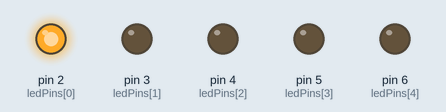
Bench run of a sketch on a simulated Arduino Uno, built with avr-gcc and run on an emulated ATmega328P. Parts: output pins drawn as LEDs (lit = HIGH).

Above: at 0.5 s.
At 1.5 s:
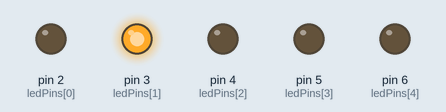
At 2.5 s:
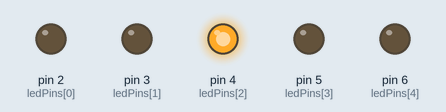
At 3.5 s:
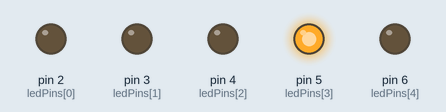
At 4.5 s:
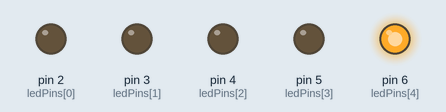
Timing chart, 0 to 6.5 s (numbered marks = the images above):
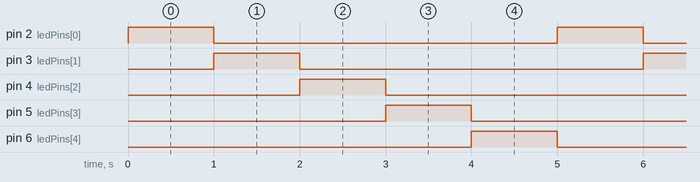

Measured:
- by itself, pin 2 (ledPins[0]), pin 3 (ledPins[1]), pin 4 (ledPins[2]), pin 5 (ledPins[3]), pin 6 (ledPins[4]): alternates HIGH for 1.0 s and LOW for 4.0 s
- by itself, everything shown: repeats every 5.0 s, in 6 steps

The sketch:

code.ino
```cpp
int ledPins[5] = {2, 3, 4, 5, 6};

void setup()
{
  pinMode(ledPins[0], OUTPUT);
  pinMode(ledPins[1], OUTPUT);
  pinMode(ledPins[2], OUTPUT);
  pinMode(ledPins[3], OUTPUT);
  pinMode(ledPins[4], OUTPUT);

}

void loop()
{
  for (int i = 0; i < 5; i++)
  {
    digitalWrite(ledPins[i], HIGH);
    delay(1000);
    digitalWrite(ledPins[i], LOW);
  }
}
```
